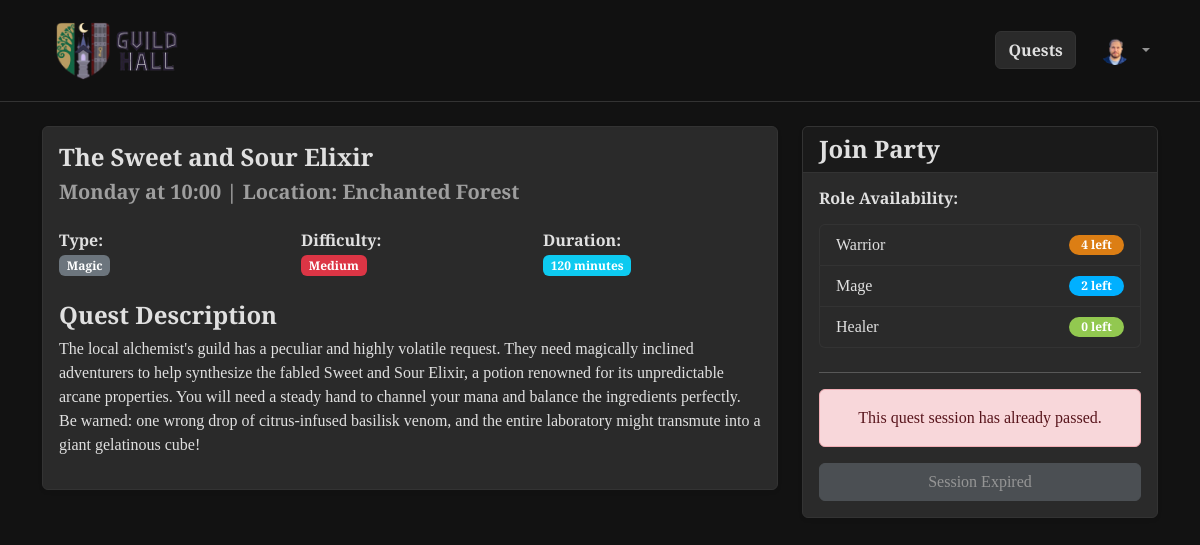
The page /session/1 (signed in) on the database its author committed.
### tables this page shows
CREATE TABLE "users" (
	"UId"	INTEGER,
	"username"	TEXT NOT NULL UNIQUE,
	"password_hash"	TEXT NOT NULL,
	"role"	TEXT NOT NULL,
	"avatar_filename"	TEXT,
	PRIMARY KEY("UId" AUTOINCREMENT)
);

CREATE TABLE "quests" (
	"QId"	INTEGER,
	"title"	TEXT NOT NULL,
	"duration"	INTEGER NOT NULL,
	"quest_type"	TEXT NOT NULL,
	"difficulty"	TEXT NOT NULL,
	"description"	TEXT,
	"image_filename"	TEXT,
	PRIMARY KEY("QId" AUTOINCREMENT)
);

### app.py (the view, shortened to what this page needs)
@app.route('/session/<int:session_id>', methods=['GET', 'POST'])
def session_detail(session_id):
    session_data = db.get_session_details(session_id)
    if not session_data:
        flash("Quest session not found.", "danger")
        return redirect(url_for('index'))
    availability = db.get_role_availability(session_id)
    session_total = util.get_total_hours(session_data['day'], session_data['start_time'])
    current_total = util.get_total_hours(SIMULATED_DAY, SIMULATED_TIME)
    is_expired = session_total < current_total
    return render_template(
        'session_detail.html',
        session=session_data,
        availability=availability,
        is_expired=is_expired
    )

### app.py (called while the page is built)
@login_manager.user_loader
def load_user(user_id):
    return db.get_user_by_id(user_id)

### db.py (called while the page is built)
def get_db_connection():
    conn = sqlite3.connect('database.db')
    conn.row_factory = sqlite3.Row
    return conn

def get_user_by_id(uid):
    conn = get_db_connection()
    cursor = conn.cursor()
    query = 'SELECT * FROM users WHERE UId = ?'
    cursor.execute(query, (uid,))
    user_row = cursor.fetchone()
    conn.close()
    if user_row:
        return User(id=user_row['UId'],
                    username=user_row['username'],
                    role=user_row['role'],
                    avatar_filename=user_row['avatar_filename'])
    return None

def get_session_details(sid):
    conn = get_db_connection()
    query = '''
        SELECT sessions.SId, sessions.day, sessions.start_time, sessions.location,
               quests.title, quests.duration, quests.quest_type, quests.difficulty,
               quests.description, quests.image_filename
        FROM sessions
        JOIN quests ON sessions.QId = quests.QId
        WHERE sessions.SId = ?
    '''
    session_data = conn.execute(query, (sid,)).fetchone()
    conn.close()
    return session_data

def get_role_availability(sid):
    conn = get_db_connection()
    query = '''
        SELECT party_role, SUM(places_reserved) as taken
        FROM participations
        WHERE SId = ?
        GROUP BY party_role
    '''
    results = conn.execute(query, (sid,)).fetchall()
    conn.close()
    availability = {'Warrior': 4, 'Mage': 3, 'Healer': 2}
    for row in results:
        role = row['party_role']
        if role in availability:
            availability[role] -= row['taken']
    return availability

### util.py (called while the page is built)
def get_total_hours(day_str, time_str):
    days = {
        "Monday": 0, "Tuesday": 1, "Wednesday": 2, "Thursday": 3,
        "Friday": 4, "Saturday": 5, "Sunday": 6
    }
    hours, minutes = map(int, time_str.split(':'))
    return (days[day_str] * 24) + hours + (minutes / 60.0)

### templates/session_detail.html (shortened to what this page needs)
{% extends 'base.html' %}
{% block content %}
<div class="row">
    <div class="col-md-8">
        <div class="card shadow-sm mb-4">
            <div class="card-body">
                <h2 class="card-title">{{ session.title }}</h2>
                <h5 class="text-muted mb-4">{{ session.day }} at {{ session.start_time }} | Location: {{ session.location }}</h5>
                <div class="row mb-4">
                    <div class="col-sm-4">
                        <strong>Type:</strong> <br>
                        <span class="badge bg-secondary">{{ session.quest_type|capitalize }}</span>
                    </div>
                    <div class="col-sm-4">
                        <strong>Difficulty:</strong> <br>
                        <span class="badge bg-danger">{{ session.difficulty|capitalize }}</span>
                    </div>
                    <div class="col-sm-4">
                        <strong>Duration:</strong> <br>
                        <span class="badge bg-info">{{ session.duration }} minutes</span>
                    </div>
                </div>
                <h4>Quest Description</h4>
                <p>{{ session.description }}</p>
            </div>
        </div>
    </div>
    <div class="col-md-4">
        <div class="card shadow-sm">
            <div class="card-header bg-dark text-white">
                <h4 class="mb-0">Join Party</h4>
            </div>
            <div class="card-body">
                <h6 class="mb-3">Role Availability:</h6>
                <ul class="list-group mb-4">
                    <li class="list-group-item d-flex justify-content-between align-items-center">
                        Warrior
                        <span class="badge badge-warrior rounded-pill">{{ availability['Warrior'] }} left</span>
                    </li>
                    <li class="list-group-item d-flex justify-content-between align-items-center">
                        Mage
                        <span class="badge badge-mage rounded-pill">{{ availability['Mage'] }} left</span>
                    </li>
                    <li class="list-group-item d-flex justify-content-between align-items-center">
                        Healer
                        <span class="badge badge-healer rounded-pill">{{ availability['Healer'] }} left</span>
                    </li>
                </ul>
                <hr>
                {% if not current_user.is_authenticated %}
                    <p class="text-muted">You must log in to join this quest session.</p>
                    <a href="{{ url_for('login') }}" class="btn btn-primary w-100">Log In</a>
                {% elif current_user.role == 'guild_master' %}
                    <div class="alert alert-warning">Guild Masters cannot join quests.</div>
                {% elif is_expired %}
                    <div class="alert alert-danger text-center">This quest session has already passed.</div>
                    <button class="btn btn-secondary w-100" disabled>Session Expired</button>
                {% endif %}
            </div>
        </div>
    </div>
</div>
{% endblock %}

### templates/base.html (shortened to what this page needs)
<!DOCTYPE html>
<html lang="en">
<head>
    <link href="https://cdn.jsdelivr.net/npm/bootstrap@5.3.0/dist/css/bootstrap.min.css" rel="stylesheet">
    <link rel="stylesheet" href="{{ url_for('static', filename='css/style.css') }}">
</head>
<body {% block scrollspy %}{% endblock %}>
    <header>
        {% set is_home = request.endpoint == 'index' %}
        <nav id="{{ 'homeNavbar' if is_home else 'genNavbar' }}"
             class="navbar navbar-expand-lg navbar-dark {{ 'fixed-top navbar-transparent' if is_home else 'sticky-top glass-nav' }}">
            <div class="container">
                <a class="navbar-brand" href="{{ url_for('index') }}">
                    <img src="{{ url_for('static', filename='images/logo.png') }}" alt="Guild Logo" id="logo" class="d-inline-block align-text-top me-2">
                </a>
                <div class="collapse navbar-collapse justify-content-end" id="mobileMenu">
                    <ul class="navbar-nav align-items-lg-center">
                        <li class="nav-item me-lg-3 mb-2 mb-lg-0 {% if current_user.is_authenticated %}d-none d-lg-block{% endif %}">
                            <a class="btn btn-info w-100 text-dark fw-bold" href="{{ url_for('all_quests') }}">Quests</a>
                        </li>
                        {% if current_user.is_authenticated %}
                            <li class="nav-item dropdown d-none d-lg-block">
                                <a class="nav-link dropdown-toggle d-flex align-items-center justify-content-center" href="#" id="userDropdown" role="button" data-bs-toggle="dropdown" aria-expanded="false">
                                    {% if current_user.avatar_filename %}
                                        <img src="{{ url_for('static', filename='images/avatars/' + current_user.avatar_filename) }}" class="rounded-circle me-2 avatar-desktop">
                                    {% else %}
                                        <img src="{{ url_for('static', filename='images/avatars/davatar.jpg') }}" class="rounded-circle me-2 avatar-desktop avatar-default">
                                    {% endif %}
                                </a>
                            </li>
                        {% endif %}
                    </ul>
                </div>
            </div>
        </nav>
    </header>
    <main class="container my-4">
        {% block content %}{% endblock %}
    </main>
</body>
</html>

### static/css/style.css (style rules this page uses)
:root { --bg-obsidian: #121212; --surface-parchment: #2A2A2A; --text-primary: #E0E0E0; --text-muted: #9E9E9E; --accent-magic: #39FF14; --role-warrior: #dc7e14; --role-mage: #00b0ff; --role-healer: #92c850; --border-dim: #333333; }
body { background-color: var(--bg-obsidian); color: var(--text-primary); font-family: 'EB Garamond', serif; }
h1, h2, h3, h4, h5, h6, .navbar-brand { font-family: 'Cinzel', serif; font-weight: 600; color: var(--text-primary); }
h2 { font-size: 1.5rem; }
p { font-size: 1rem; font-weight: 400; }
.card, .bg-light, .bg-white { background-color: var(--surface-parchment) !important; border: 1px solid var(--border-dim) !important; color: var(--text-primary) !important; }
.card-header.bg-dark { background-color: #1a1a1a !important; border-bottom: 1px solid var(--border-dim); }
.text-muted { color: var(--text-muted) !important; }
.btn:disabled, .btn.disabled, button[disabled] { opacity: 0.5; cursor: not-allowed !important; box-shadow: none !important; pointer-events: all; pointer-events: none; }
.badge { color: white; }
.badge-warrior { background-color: var(--role-warrior); width: 55px; }
.badge-mage { background-color: var(--role-mage); width: 55px; }
.badge-healer { background-color: var(--role-healer); width: 55px; }
.list-group-item { background-color: transparent !important; color: var(--text-primary) !important; border-color: var(--border-dim) !important; }
.navbar-brand { padding-top: 0; padding-bottom: 0; }
#logo { max-width: 150px; }
.glass-nav { background-color: rgba(18, 18, 18, 0.95) !important; backdrop-filter: blur(10px); -webkit-backdrop-filter: blur(10px); border-bottom: 1px solid var(--border-dim); z-index: 10000; }
.navbar .btn-info { background-color: var(--surface-parchment); color: var(--text-primary) !important; border: 1px solid var(--border-dim); transition: all 0.3s ease; }
.avatar-desktop { width: 30px; height: 30px; object-fit: cover; }
.card-title { white-space: nowrap; overflow: hidden; text-overflow: ellipsis; }

### rows shown on the page
users: avatar_filename (picture)
quests: title "The Sweet and Sour Elixir", quest_type "Magic", difficulty "Medium", duration "120", description "The local alchemist's guild has a peculiar and highly volatile request. They need magically inclined adventurers to help synthesize the fabled Sweet and Sour Elixir, a potion renowned for its unpredictable arcane properties. You will need a steady hand to channel your mana and balance the ingredients perfectly. Be warned: one wrong drop of citrus-infused basilisk venom, and the entire laboratory might transmute into a giant gelatinous cube!"

### other values the page prints
{{ session.day }} "Monday"
{{ session.start_time }} "10:00"
{{ session.location }} "Enchanted Forest"
{{ availability['Warrior'] }} "4"
{{ availability['Mage'] }} "2"
{{ availability['Healer'] }} "0"
